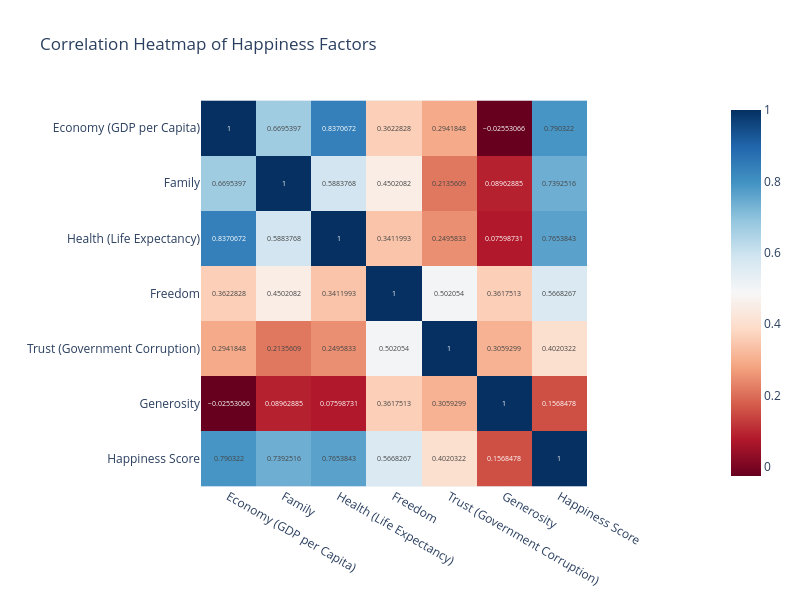

The notebook cell this image was saved under:
### Markdown cell above
### 2.2 Correlation Between Happiness Factors

### Code cell
corr_matrix = df[
    ["Economy (GDP per Capita)", "Family", "Health (Life Expectancy)",
     "Freedom", "Trust (Government Corruption)", "Generosity", "Happiness Score"]
].corr(numeric_only=True)

fig2 = px.imshow(
    corr_matrix, text_auto=True, color_continuous_scale="RdBu",
    title="Correlation Heatmap of Happiness Factors", width=800, height=600,
)
fig2.show()

### Figure 1 — Plotly figure (JSON) as saved in the notebook; plotly's stock layout.template omitted (floating-point values rounded to 4 significant figures)
{"data": [{"coloraxis": "coloraxis", "hovertemplate": "x: %{x}<br>y: %{y}<br>color: %{z}<extra></extra>", "name": "0", "texttemplate": "%{z}", "type": "heatmap", "x": ["Economy (GDP per Capita)", "Family", "Health (Life Expectancy)", "Freedom", "Trust (Government Corruption)", "Generosity", "Happiness Score"], "xaxis": "x", "y": ["Economy (GDP per Capita)", "Family", "Health (Life Expectancy)", "Freedom", "Trust (Government Corruption)", "Generosity", "Happiness Score"], "yaxis": "y", "z": [[1.0, 0.6695, 0.8371, 0.3623, 0.2942, -0.02553, 0.7903], [0.6695, 1.0, 0.5884, 0.4502, 0.2136, 0.08963, 0.7393], [0.8371, 0.5884, 1.0, 0.3412, 0.2496, 0.07599, 0.7654], [0.3623, 0.4502, 0.3412, 1.0, 0.5021, 0.3618, 0.5668], [0.2942, 0.2136, 0.2496, 0.5021, 1.0, 0.3059, 0.402], [-0.02553, 0.08963, 0.07599, 0.3618, 0.3059, 1.0, 0.1568], [0.7903, 0.7393, 0.7654, 0.5668, 0.402, 0.1568, 1.0]]}], "layout": {"coloraxis": {"autocolorscale": false, "colorscale": [[0.0, "rgb(103,0,31)"], [0.1, "rgb(178,24,43)"], [0.2, "rgb(214,96,77)"], [0.3, "rgb(244,165,130)"], [0.4, "rgb(253,219,199)"], [0.5, "rgb(247,247,247)"], [0.6, "rgb(209,229,240)"], [0.7, "rgb(146,197,222)"], [0.8, "rgb(67,147,195)"], [0.9, "rgb(33,102,172)"], [1.0, "rgb(5,48,97)"]]}, "height": 600, "title": {"text": "Correlation Heatmap of Happiness Factors"}, "width": 800, "xaxis": {"anchor": "y", "constrain": "domain", "domain": [0.0, 1.0], "scaleanchor": "y"}, "yaxis": {"anchor": "x", "autorange": "reversed", "constrain": "domain", "domain": [0.0, 1.0]}}}
